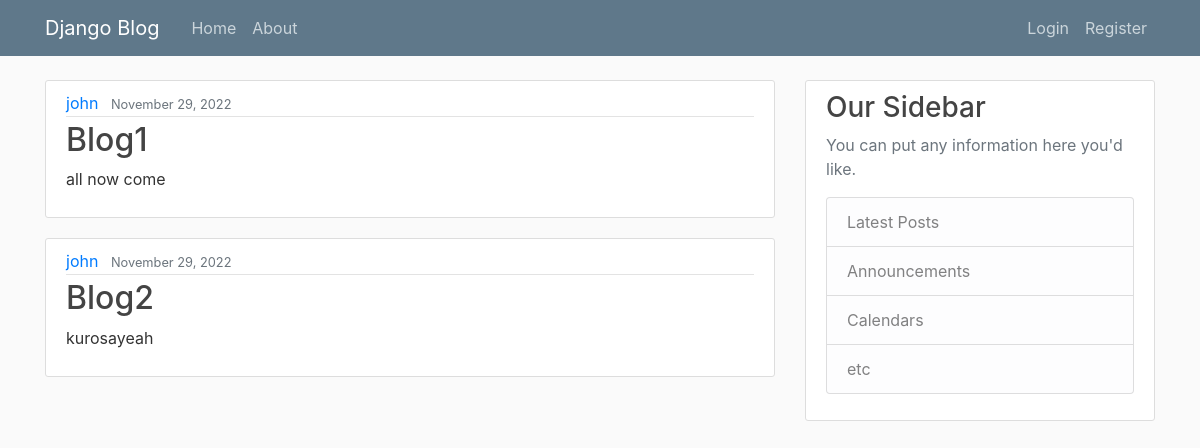
The app's page /, older data.
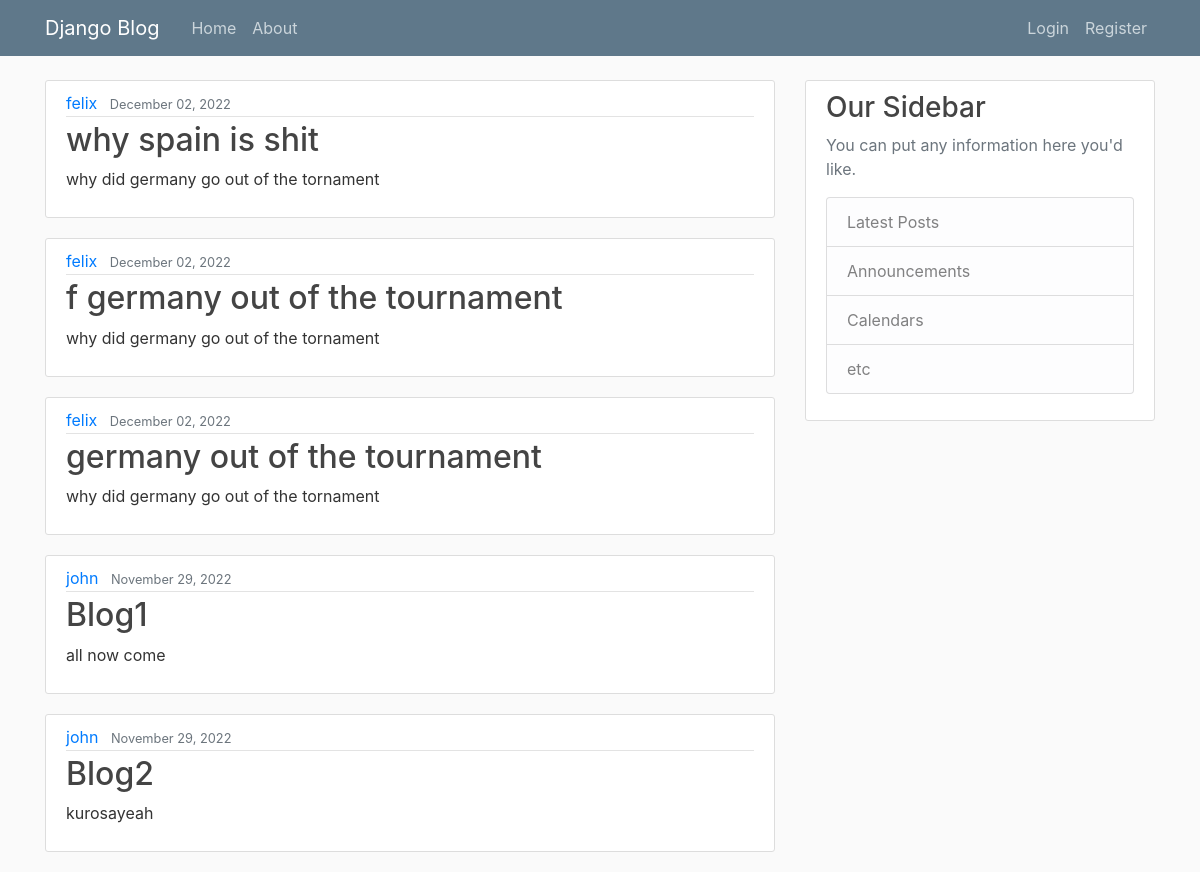
The same page, newer data.
### blog/models.py (models this page shows, shortened)
class Post(models.Model):
    title= models.CharField(max_length=100)
    content= models.TextField()
    date_posted=models.DateTimeField(default=timezone.now())
    author=models.ForeignKey(User,on_delete=models.CASCADE)

### blog/views.py (the view)
# urls.py: path('',PostListView.as_view(),name='blog-home'),
class PostListView(ListView):
    model = Post
    template_name = 'blog/home.html'  # <app>/<model>_<viewtype>.html
    context_object_name = 'posts'
    ordering = ['-date_posted']
    paginate_by = 5

### blog/templates/blog/home.html
{% extends "blog/base.html" %}
{% block content %}
    {% for post in posts %}
        <article class="media content-section">
          <div class="media-body">
            <div class="article-metadata">
              <a class="mr-2" href="#">{{ post.author }}</a>
              <small class="text-muted">{{ post.date_posted|date:"F d, Y" }}</small>
            </div>
            <h2><a class="article-title" href="#">{{ post.title }}</a></h2>
            <p class="article-content">{{ post.content }}</p>
          </div>
        </article>
    {% endfor %}
{% endblock content %}

### blog/templates/blog/base.html (shortened to what this page needs)
{% load static %}
<html>
<head>
    <link rel="stylesheet" href="https://maxcdn.bootstrapcdn.com/bootstrap/4.0.0/css/bootstrap.min.css">
    <link rel="stylesheet" type="text/css" href="{% static 'blog/main.css' %}">
</head>
<body>
    <header class="site-header">
      <nav class="navbar navbar-expand-md navbar-dark bg-steel fixed-top">
        <div class="container">
          <a class="navbar-brand mr-4" href="{% url 'blog-home' %}">Django Blog</a>
          <div class="collapse navbar-collapse" id="navbarToggle">
            <div class="navbar-nav mr-auto">
              <a class="nav-item nav-link" href="{% url 'blog-home' %}">Home</a>
              <a class="nav-item nav-link" href="{% url 'blog-about' %}">About</a>
            </div>
            <div class="navbar-nav">
                 {% if user.is_authenticated %}
                 <a class="nav-item nav-link" href="{% url 'profile' %}">Profile</a>
                <a class="nav-item nav-link" href="{% url 'logout' %}">Logout</a>
                 {% else %}
              <a class="nav-item nav-link" href="{% url 'login' %}">Login</a>
              <a class="nav-item nav-link" href="{% url 'register' %}">Register</a>
                {% endif %}
            </div>
          </div>
        </div>
      </nav>
    </header>
    <main role="main" class="container">
      <div class="row">
        <div class="col-md-8">
          {% block content %}{% endblock %}
        </div>
        <div class="col-md-4">
          <div class="content-section">
            <h3>Our Sidebar</h3>
            <p class='text-muted'>You can put any information here you'd like.
              <ul class="list-group">
                <li class="list-group-item list-group-item-light">Latest Posts</li>
                <li class="list-group-item list-group-item-light">Announcements</li>
                <li class="list-group-item list-group-item-light">Calendars</li>
                <li class="list-group-item list-group-item-light">etc</li>
              </ul>
            </p>
          </div>
        </div>
      </div>
    </main>
</body>
</html>

### blog/static/blog/main.css (style rules this page uses)
body { background: #fafafa; color: #333333; margin-top: 5rem; }
h1, h2, h3, h4, h5, h6 { color: #444444; }
ul { margin: 0; }
.bg-steel { background-color: #5f788a; }
.site-header .navbar-nav .nav-link { color: #cbd5db; }
.content-section { background: #ffffff; padding: 10px 20px; border: 1px solid #dddddd; border-radius: 3px; margin-bottom: 20px; }
.article-title { color: #444444; }
.article-content { white-space: pre-line; }
.article-metadata { padding-bottom: 1px; margin-bottom: 4px; border-bottom: 1px solid #e3e3e3 }

Row changes from the older to the newer data that the page shows:
added Post: author "felix", date_posted "December 02, 2022", title "why spain is shit", content "why did germany go out of the tornament"
added Post: author "felix", date_posted "December 02, 2022", title "f germany out of the tournament", content "why did germany go out of the tornament"
added Post: author "felix", date_posted "December 02, 2022", title "germany out of the tournament", content "why did germany go out of the tornament"
